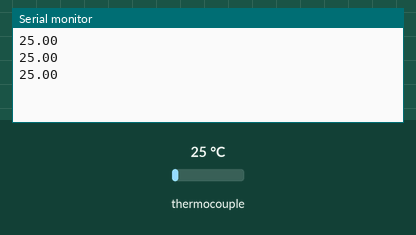
Recording of a sketch running on a simulated Arduino Uno, built with avr-gcc and run on an emulated ATmega328P. On the bench: the last lines printed to the serial monitor. The inputs (shaded band) are chosen by the test bench; at power-on: thermocouple 25 °C.

Above: at 1.7 s.
1.8 s: thermocouple set to 6 °C
At 2.4 s:
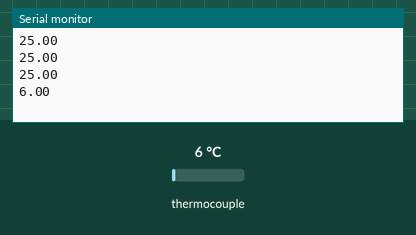
3.3 s: thermocouple set to 75 °C
At 3.9 s:
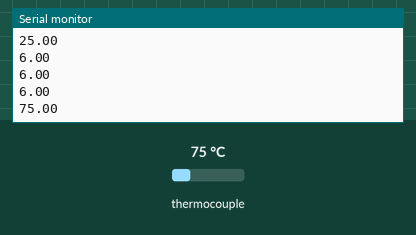
Timing chart, 0 to 6.3 s (numbered marks = the images above; inputs shaded):
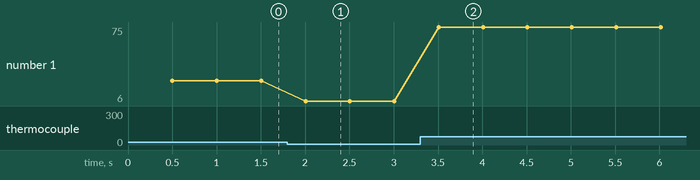

The sketch:

thermocouple.ino
```cpp
#include "max6675.h"
int thermoDO = 4;
int thermoCS = 5;
int thermoCLK = 6;
MAX6675 thermocouple(thermoCLK, thermoCS, thermoDO);
void setup() {
  Serial.begin(9600);
  //Serial.println("MAX6675 test");
  // wait for MAX chip to stabilize
  delay(500);
}
void loop() {
  // basic readout test, just print the current temp
  //Serial.print("C = ");
  Serial.println(thermocouple.readCelsius());
  //Serial.print("F = ");
  //Serial.println(thermocouple.readFahrenheit());
  // For the MAX6675 to update, you must delay AT LEAST 250ms between reads!
  delay(500);
}
```

Measured:
- after the input at 1.8 s, the serial monitor: prints a new line after 0.20 s (image 1)
- after the input at 3.3 s, the serial monitor: prints a new line after 0.21 s (image 2)
- plotted number 1: 25 → 6 after the input at 1.8 s, 6 → 75 after the input at 3.3 s
